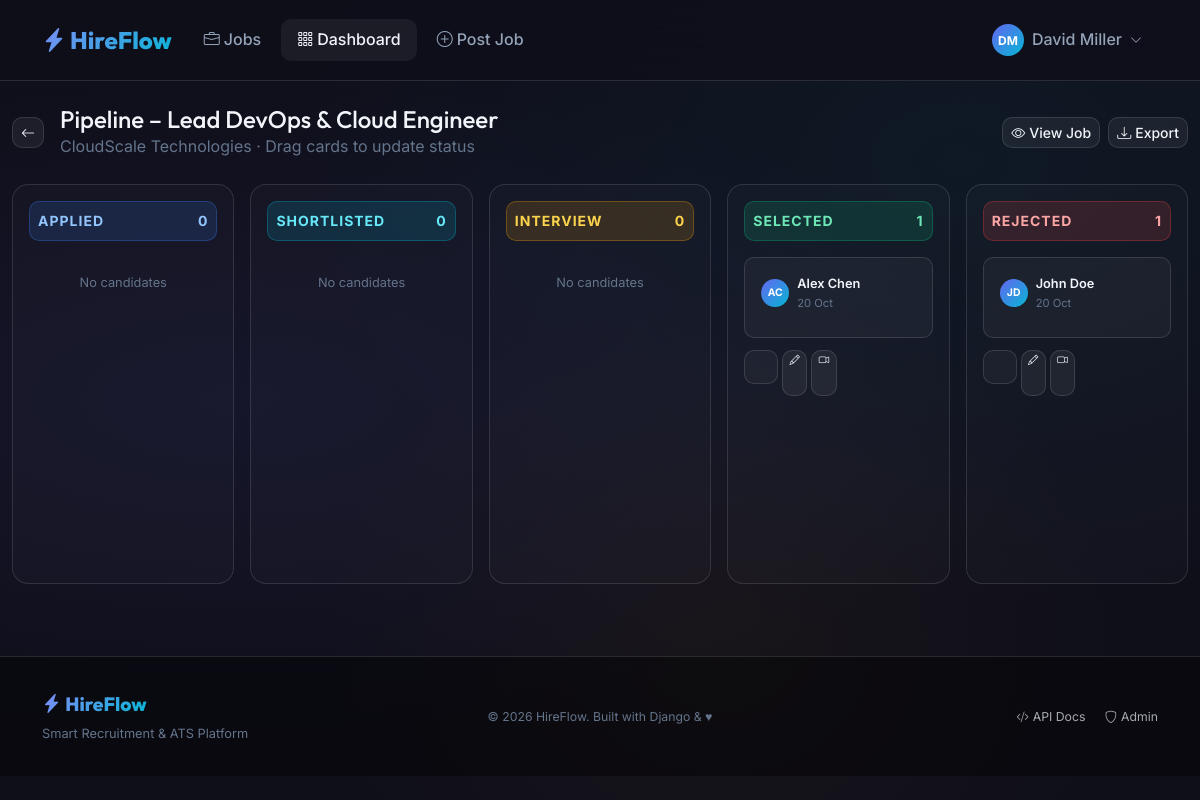
Page /dashboard/recruiter/pipeline/3/ (signed in) on the committed database.
### accounts/models.py (models this page shows, shortened)
class CustomUser(AbstractUser):
    ROLE_CHOICES = [
        ('admin', 'Admin'),
        ('recruiter', 'Recruiter'),
        ('applicant', 'Applicant'),
    ]
    role = models.CharField(max_length=20, choices=ROLE_CHOICES, default='applicant')
    email = models.EmailField(unique=True)
    USERNAME_FIELD = 'email'
    REQUIRED_FIELDS = ['username', 'first_name', 'last_name']
    @property
    def is_admin(self):
        return self.role == 'admin'
    @property
    def is_recruiter(self):
        return self.role == 'recruiter'
    @property
    def is_applicant(self):
        return self.role == 'applicant'
    def get_full_name(self):
        return f'{self.first_name} {self.last_name}'.strip() or self.username

### jobs/models.py (models this page shows, shortened)
class Job(models.Model):
    TYPE_CHOICES = [
        ('full_time', 'Full Time'),
        ('part_time', 'Part Time'),
        ('contract', 'Contract'),
        ('internship', 'Internship'),
        ('remote', 'Remote'),
        ('hybrid', 'Hybrid'),
    ]
    EXPERIENCE_CHOICES = [
        ('entry', 'Entry Level (0-2 yrs)'),
        ('mid', 'Mid Level (2-5 yrs)'),
        ('senior', 'Senior Level (5+ yrs)'),
        ('lead', 'Lead / Manager'),
    ]
    STATUS_CHOICES = [
        ('draft', 'Draft'),
        ('active', 'Active'),
        ('closed', 'Closed'),
        ('paused', 'Paused'),
    ]
    recruiter = models.ForeignKey(
        settings.AUTH_USER_MODEL,
        on_delete=models.CASCADE,
        related_name='posted_jobs',
        limit_choices_to={'role__in': ['recruiter', 'admin']},
    )
    category = models.ForeignKey(JobCategory, on_delete=models.SET_NULL, null=True, related_name='jobs')
    title = models.CharField(max_length=200)
    company = models.CharField(max_length=200)
    company_logo = models.ImageField(upload_to='company_logos/', blank=True, null=True)
    location = models.CharField(max_length=150)
    job_type = models.CharField(max_length=20, choices=TYPE_CHOICES, default='full_time')
    experience_level = models.CharField(max_length=20, choices=EXPERIENCE_CHOICES, default='mid')
    description = models.TextField()
    requirements = models.TextField()
    responsibilities = models.TextField(blank=True)
    salary_min = models.PositiveIntegerField(null=True, blank=True, help_text='Monthly salary in INR')
    salary_max = models.PositiveIntegerField(null=True, blank=True)
    skills_required = models.TextField(help_text='Comma-separated skills')
    vacancies = models.PositiveIntegerField(default=1)
    deadline = models.DateField()
    status = models.CharField(max_length=20, choices=STATUS_CHOICES, default='active')
    is_featured = models.BooleanField(default=False)
    views_count = models.PositiveIntegerField(default=0)
    created_at = models.DateTimeField(auto_now_add=True)
    updated_at = models.DateTimeField(auto_now=True)
    class Meta:
        ordering = ['-is_featured', '-created_at']

### applications/models.py (models this page shows, shortened)
class Application(models.Model):
    STATUS_CHOICES = [
        ('applied', 'Applied'),
        ('shortlisted', 'Shortlisted'),
        ('interview', 'Interview Scheduled'),
        ('selected', 'Selected'),
        ('rejected', 'Rejected'),
        ('withdrawn', 'Withdrawn'),
    ]
    STATUS_COLORS = {
        'applied': 'primary',
        'shortlisted': 'info',
        'interview': 'warning',
        'selected': 'success',
        'rejected': 'danger',
        'withdrawn': 'secondary',
    }
    job = models.ForeignKey(Job, on_delete=models.CASCADE, related_name='applications')
    applicant = models.ForeignKey(
        settings.AUTH_USER_MODEL,
        on_delete=models.CASCADE,
        related_name='applications',
    )
    status = models.CharField(max_length=20, choices=STATUS_CHOICES, default='applied')
    cover_letter = models.TextField(blank=True)
    resume = models.FileField(upload_to='application_resumes/', blank=True, null=True)
    recruiter_notes = models.TextField(blank=True, help_text='Internal recruiter notes')
    applied_at = models.DateTimeField(auto_now_add=True)
    updated_at = models.DateTimeField(auto_now=True)
    class Meta:
        unique_together = ('job', 'applicant')
        ordering = ['-applied_at']

### dashboard/views.py (the view)
# urls.py: path('recruiter/pipeline/<int:job_pk>/', views.recruiter_pipeline, name='recruiter_pipeline'),
@role_required('recruiter', 'admin')
def recruiter_pipeline(request, job_pk):
    job = get_object_or_404(Job, pk=job_pk, recruiter=request.user)
    statuses = ['applied', 'shortlisted', 'interview', 'selected', 'rejected']
    pipeline = {
        s: Application.objects.filter(job=job, status=s).select_related('applicant', 'applicant__profile')
        for s in statuses
    }
    return render(request, 'dashboard/recruiter/pipeline.html', {
        'job': job,
        'pipeline': pipeline,
        'status_choices': Application.STATUS_CHOICES,
    })

### dashboard/views.py (called while the page is built)
def role_required(*roles):
    from functools import wraps
    def decorator(view_func):
        @wraps(view_func)
        def _wrapped(request, *args, **kwargs):
            if not request.user.is_authenticated:
                from django.conf import settings
                return redirect(settings.LOGIN_URL + f'?next={request.path}')
            if request.user.role not in roles:
                return HttpResponseForbidden('You do not have permission to access this page.')
            return view_func(request, *args, **kwargs)
        return _wrapped
    return decorator

### templates/dashboard/recruiter/pipeline.html (shortened to what this page needs)
{% extends 'base.html' %}
{% block content %}
<div class="container-fluid py-4">
  <div class="d-flex align-items-center gap-3 mb-4">
    <a href="{% url 'dashboard:recruiter_jobs' %}" class="btn btn-secondary-glass btn-sm"><i class="bi bi-arrow-left"></i></a>
    <div>
      <h1 class="h4 mb-0">Pipeline – {{ job.title }}</h1>
      <p class="mb-0" style="color:var(--text-muted);">{{ job.company }} · Drag cards to update status</p>
    </div>
    <div class="ms-auto d-flex gap-2">
      <a href="{% url 'jobs:detail' job.pk %}" class="btn btn-secondary-glass btn-sm"><i class="bi bi-eye me-1"></i>View Job</a>
      <a href="{% url 'dashboard:export_applications' %}?job={{ job.pk }}" class="btn btn-secondary-glass btn-sm"><i class="bi bi-download me-1"></i>Export</a>
    </div>
  </div>
  <div class="row g-3" style="overflow-x:auto;flex-wrap:nowrap;min-width:900px;">
    {% for status_key, apps in pipeline.items %}
    <div class="col" style="min-width:220px;">
      <div class="pipeline-col">
        <div class="pipeline-header
          {% if status_key == 'applied' %}status-applied
          {% elif status_key == 'shortlisted' %}status-shortlisted
          {% elif status_key == 'interview' %}status-interview
          {% elif status_key == 'selected' %}status-selected
          {% else %}status-rejected{% endif %}">
          <span>{{ status_key|title }}</span>
          <span>{{ apps|length }}</span>
        </div>
        {% for app in apps %}
        <a href="{% url 'applications:detail' app.pk %}" class="pipeline-card text-decoration-none d-block">
          <div class="d-flex align-items-center gap-2 mb-2">
            <div class="avatar-circle" style="width:28px;height:28px;font-size:0.65rem;">
              {{ app.applicant.first_name|first|upper }}{{ app.applicant.last_name|first|upper }}
            </div>
            <div>
              <div style="font-weight:600;font-size:0.8rem;color:var(--text-primary);">{{ app.applicant.get_full_name }}</div>
              <div style="color:var(--text-muted);font-size:0.7rem;">{{ app.applied_at|date:"d M" }}</div>
            </div>
          </div>
          <div class="mt-2 d-flex gap-1">
            <a href="{% url 'applications:update_status' app.pk %}" class="btn btn-secondary-glass" style="font-size:0.65rem;padding:0.15rem 0.4rem;" onclick="event.stopPropagation();">
              <i class="bi bi-pencil"></i>
            </a>
            <a href="{% url 'applications:schedule_interview' app.pk %}" class="btn btn-secondary-glass" style="font-size:0.65rem;padding:0.15rem 0.4rem;" onclick="event.stopPropagation();">
              <i class="bi bi-camera-video"></i>
            </a>
          </div>
        </a>
        {% empty %}
        <div class="text-center py-3" style="color:var(--text-muted);font-size:0.8rem;">No candidates</div>
        {% endfor %}
      </div>
    </div>
    {% endfor %}
  </div>
</div>
{% endblock %}

### templates/base.html (shortened to what this page needs)
{% load static %}
<!DOCTYPE html>
<html lang="en" data-bs-theme="dark">
<head>
  <link href="https://cdn.jsdelivr.net/npm/bootstrap@5.3.2/dist/css/bootstrap.min.css" rel="stylesheet">
  <link rel="stylesheet" href="https://cdn.jsdelivr.net/npm/bootstrap-icons@1.11.3/font/bootstrap-icons.min.css">
  <link rel="stylesheet" href="{% static 'css/main.css' %}">
</head>
<body>
  <nav class="navbar navbar-expand-lg">
    <div class="container">
      <a class="navbar-brand" href="{% url 'jobs:list' %}">
        <i class="bi bi-lightning-charge-fill me-1"></i>HireFlow
      </a>
      <div class="collapse navbar-collapse" id="navMain">
        <ul class="navbar-nav me-auto gap-1">
          <li class="nav-item">
            <a class="nav-link {% if request.resolver_match.namespace == 'jobs' and request.resolver_match.url_name == 'list' %}active{% endif %}"
               href="{% url 'jobs:list' %}">
              <i class="bi bi-briefcase me-1"></i>Jobs
            </a>
          </li>
          {% if user.is_authenticated %}
          <li class="nav-item">
            <a class="nav-link {% if request.resolver_match.namespace == 'dashboard' %}active{% endif %}"
               href="{% url 'dashboard:home' %}">
              <i class="bi bi-grid-3x3-gap me-1"></i>Dashboard
            </a>
          </li>
          {% if user.is_recruiter or user.is_admin %}
          <li class="nav-item">
            <a class="nav-link" href="{% url 'jobs:create' %}">
              <i class="bi bi-plus-circle me-1"></i>Post Job
            </a>
          </li>
          {% endif %}
          {% endif %}
        </ul>
        <ul class="navbar-nav gap-2 align-items-center">
          {% if user.is_authenticated %}
            <li class="nav-item dropdown">
              <a class="nav-link d-flex align-items-center gap-2" href="#" data-bs-toggle="dropdown">
                <div class="avatar-circle" style="width:32px;height:32px;font-size:0.75rem;">
                  {{ user.first_name|first|upper }}{{ user.last_name|first|upper }}
                </div>
                <span class="d-none d-md-inline">{{ user.get_full_name }}</span>
                <i class="bi bi-chevron-down" style="font-size:0.75rem;"></i>
              </a>
            </li>
          {% endif %}
        </ul>
      </div>
    </div>
  </nav>
  <main>
    {% block content %}{% endblock %}
  </main>
  <footer class="mt-5">
    <div class="container">
      <div class="row align-items-center">
        <div class="col-md-4">
          <span class="navbar-brand mb-0" style="font-size:1.2rem;">
            <i class="bi bi-lightning-charge-fill me-1"></i>HireFlow
          </span>
          <p class="mt-1 mb-0" style="color:var(--text-muted);font-size:0.8rem;">Smart Recruitment & ATS Platform</p>
        </div>
        <div class="col-md-4 text-center">
          <small style="color:var(--text-muted);">
            &copy; {% now "Y" %} HireFlow. Built with Django & ♥
          </small>
        </div>
        <div class="col-md-4 text-end">
          <a href="{% url 'api:api-root' %}" class="text-muted text-decoration-none small me-3">
            <i class="bi bi-code-slash me-1"></i>API Docs
          </a>
          <a href="/admin/" class="text-muted text-decoration-none small">
            <i class="bi bi-shield me-1"></i>Admin
          </a>
        </div>
      </div>
    </div>
  </footer>
</body>
</html>

### static/css/main.css (style rules this page uses)
:root { --primary: #6366f1; --primary-dark: #4f46e5; --primary-light: #818cf8; --secondary: #06b6d4; --accent: #f59e0b; --success: #10b981; --danger: #ef4444; --warning: #f59e0b; --info: #3b82f6; --bg-dark: #0f0f1a; --bg-card: rgba(255, 255, 255, 0.04); --bg-card-hover: rgba(255, 255, 255, 0.08); --bg-glass: rgba(255, 255, 255, 0.06); --border-glass: rgba(255, 255, 255, 0.12); --text-primary: #f1f5f9; --text-secondary: #94a3b8; --text-muted: #64748b; --radius: 16px; --radius-sm: 10px; --radius-lg: 24px; --shadow-card: 0 8px 32px rgba(0, 0, 0, 0.4); --shadow-hover: 0 20px 60px rgba(99, 102, 241, 0.2); --transition: all 0.3s cubic-bezier(0.4, 0, 0.2, 1); }
*, *::before, *::after { box-sizing: border-box; margin: 0; padding: 0; }
html { scroll-behavior: smooth; }
body { font-family: 'Inter', sans-serif; background-color: var(--bg-dark); background-image: radial-gradient(ellipse at 20% 50%, rgba(99, 102, 241, 0.08) 0%, transparent 60%), radial-gradient(ellipse at 80% 20%, rgba(6, 182, 212, 0.06) 0%, transparent 50%), radial-gradient(ellipse at 60% 80%, rgba(245, 158, 11, 0.04) 0%, transparent 40%); background-attachment: fixed; color: var(--text-primary); min-height: 100vh; line-height: 1.6; }
h1, h2, h3, h4, h5, h6 { font-family: 'Outfit', sans-serif; font-weight: 700; }
.navbar { background: rgba(15, 15, 26, 0.85) !important; backdrop-filter: blur(20px); -webkit-backdrop-filter: blur(20px); border-bottom: 1px solid var(--border-glass); padding: 1rem 0; position: sticky; top: 0; z-index: 1000; }
.navbar-brand { font-family: 'Outfit', sans-serif; font-weight: 800; font-size: 1.5rem; background: linear-gradient(135deg, var(--primary-light), var(--secondary)); -webkit-background-clip: text; -webkit-text-fill-color: transparent; background-clip: text; }
.nav-link { color: var(--text-secondary) !important; font-weight: 500; transition: var(--transition); padding: 0.5rem 1rem !important; border-radius: var(--radius-sm); }
.nav-link:hover, .nav-link.active { color: var(--text-primary) !important; background: var(--bg-glass); }
.btn-secondary-glass { background: var(--bg-glass); border: 1px solid var(--border-glass); color: var(--text-primary); border-radius: var(--radius-sm); font-weight: 500; transition: var(--transition); }
.status-applied { background: rgba(59, 130, 246, 0.15); color: #93c5fd; border: 1px solid rgba(59,130,246,0.3); }
.status-shortlisted { background: rgba(6, 182, 212, 0.15); color: #67e8f9; border: 1px solid rgba(6,182,212,0.3); }
.status-interview { background: rgba(245, 158, 11, 0.15); color: #fcd34d; border: 1px solid rgba(245,158,11,0.3); }
.status-selected { background: rgba(16, 185, 129, 0.15); color: #6ee7b7; border: 1px solid rgba(16,185,129,0.3); }
.status-rejected { background: rgba(239, 68, 68, 0.15); color: #fca5a5; border: 1px solid rgba(239,68,68,0.3); }
.pipeline-col { background: rgba(255,255,255,0.02); border: 1px solid var(--border-glass); border-radius: var(--radius); min-height: 400px; padding: 1rem; }
.pipeline-header { font-weight: 700; font-size: 0.875rem; text-transform: uppercase; letter-spacing: 1px; padding: 0.5rem; border-radius: var(--radius-sm); margin-bottom: 1rem; display: flex; align-items: center; justify-content: space-between; }
.pipeline-card { background: var(--bg-card); border: 1px solid var(--border-glass); border-radius: var(--radius-sm); padding: 1rem; margin-bottom: 0.75rem; transition: var(--transition); cursor: pointer; }
.avatar-circle { width: 40px; height: 40px; border-radius: 50%; background: linear-gradient(135deg, var(--primary), var(--secondary)); display: flex; align-items: center; justify-content: center; font-weight: 700; color: white; font-size: 0.875rem; flex-shrink: 0; }
footer { background: rgba(0,0,0,0.4); border-top: 1px solid var(--border-glass); padding: 2rem 0; color: var(--text-muted); font-size: 0.875rem; }

### rows in the picture
CustomUser: first_name|first "D", last_name|first "M", get_full_name "David Miller"
Job: title "Lead DevOps & Cloud Engineer", company "CloudScale Technologies"
Application: applicant.first_name|first "A", applicant.last_name|first "C", applicant.get_full_name "Alex Chen", applied_at "20 Oct"
Application: applicant.first_name|first "J", applicant.last_name|first "D", applicant.get_full_name "John Doe", applied_at "20 Oct"

### other values in the picture
{{ status_key|title }} "APPLIED" "SHORTLISTED" "INTERVIEW" "SELECTED" "REJECTED"
{{ apps|length }} "0" "0" "0" "1" "1"
